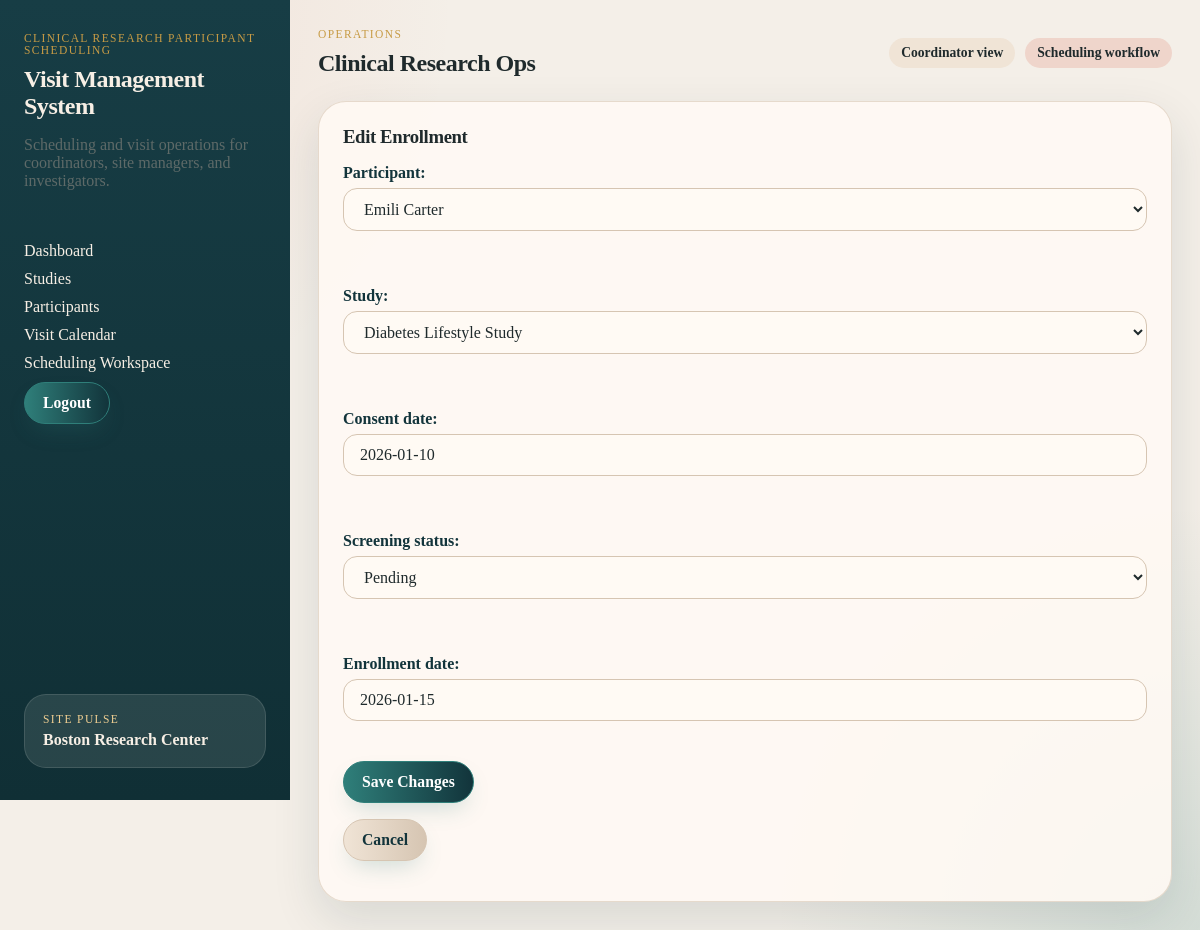
The app's page /project/enrollments/1/edit/ (signed in), older data.
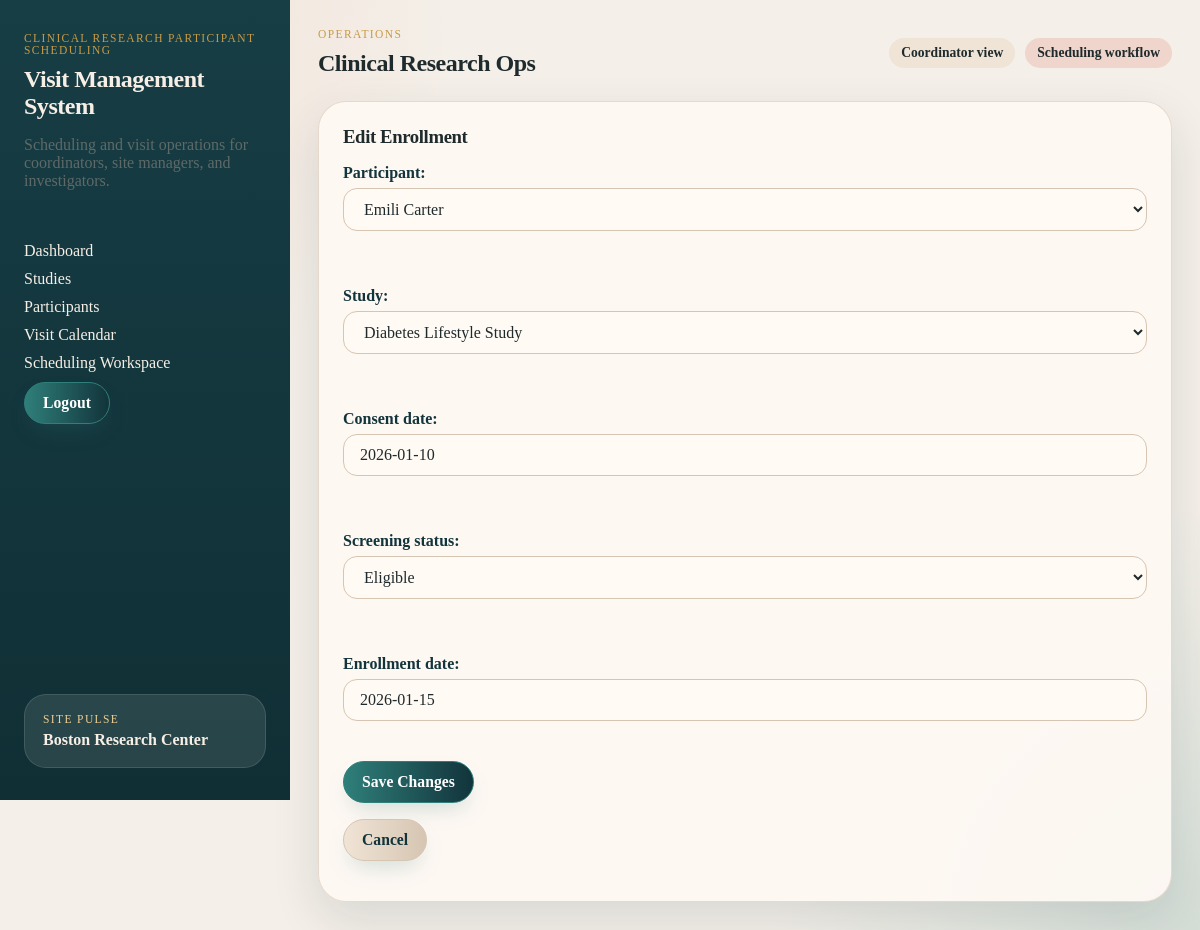
The same page, newer data.
### project/models.py (models this page shows, shortened)
class Enrollment(models.Model):
    participant = models.ForeignKey(Participant, on_delete=models.CASCADE)  # Link to participant
    study = models.ForeignKey(Study, on_delete=models.CASCADE)  # Link to study
    consent_date = models.DateField()  # Date consent was given
    SCREENING_STATUS_CHOICES = [
        ('pending', 'Pending'),
        ('eligible', 'Eligible'),
        ('ineligible', 'Ineligible'),
        ('screen_failed', 'Screen Failed'),
    ]
    screening_status = models.CharField(
        max_length=20,
        choices=SCREENING_STATUS_CHOICES,
        default='pending'
    )
    enrollment_date = models.DateField()  # Date of enrollment

### project/views.py (the view, shortened to what this page needs)
# urls.py: path("enrollments/<int:enrollment_id>/edit/", EnrollmentUpdateView.as_view(), name="project_enrollment_edit"),
class EnrollmentUpdateView(CoordinatorRequiredMixin, UpdateView):
    model = Enrollment
    form_class = EnrollmentForm
    template_name = "project/object_form.html"
    pk_url_kwarg = "enrollment_id"
    def get_context_data(self, **kwargs):
        context = super().get_context_data(**kwargs)
        context["page_title"] = "Edit Enrollment"
        context["cancel_url"] = reverse_lazy("project_participant_detail", kwargs={"participant_id": self.object.participant.id})
        context["submit_label"] = "Save Changes"
        return context

### project/forms.py
class EnrollmentForm(forms.ModelForm):
    class Meta:
        model = Enrollment
        fields = ["participant", "study", "consent_date", "screening_status", "enrollment_date"]

### project/models.py (called while the page is built)
    def __str__(self):
        return self.title

    def __str__(self):
        return f"{self.first_name} {self.last_name}"

### project/views.py (called while the page is built)
    def test_func(self):
        return hasattr(self.request.user, 'userprofile') and \
               self.request.user.userprofile.role == 'coordinator'

### project/templates/project/object_form.html (shortened to what this page needs)
{% extends "project/base.html" %}
{% block content %}
<section class="panel">
  <div class="panel-header">
    <h3>{{ page_title|default:"Form" }}</h3>
  </div>
  <form method="post" enctype="multipart/form-data">
    {{ form.as_p }}
    <button type="submit" class="btn btn-primary">{{ submit_label|default:"Save changes" }}</button>
    <a href="{{ cancel_url }}" class="btn btn-secondary">Cancel</a>
  </form>
</section>
{% endblock %}

Row changes from the older to the newer data that the page shows:
changed Enrollment "Emili Carter": screening_status "Pending" → "Eligible"
